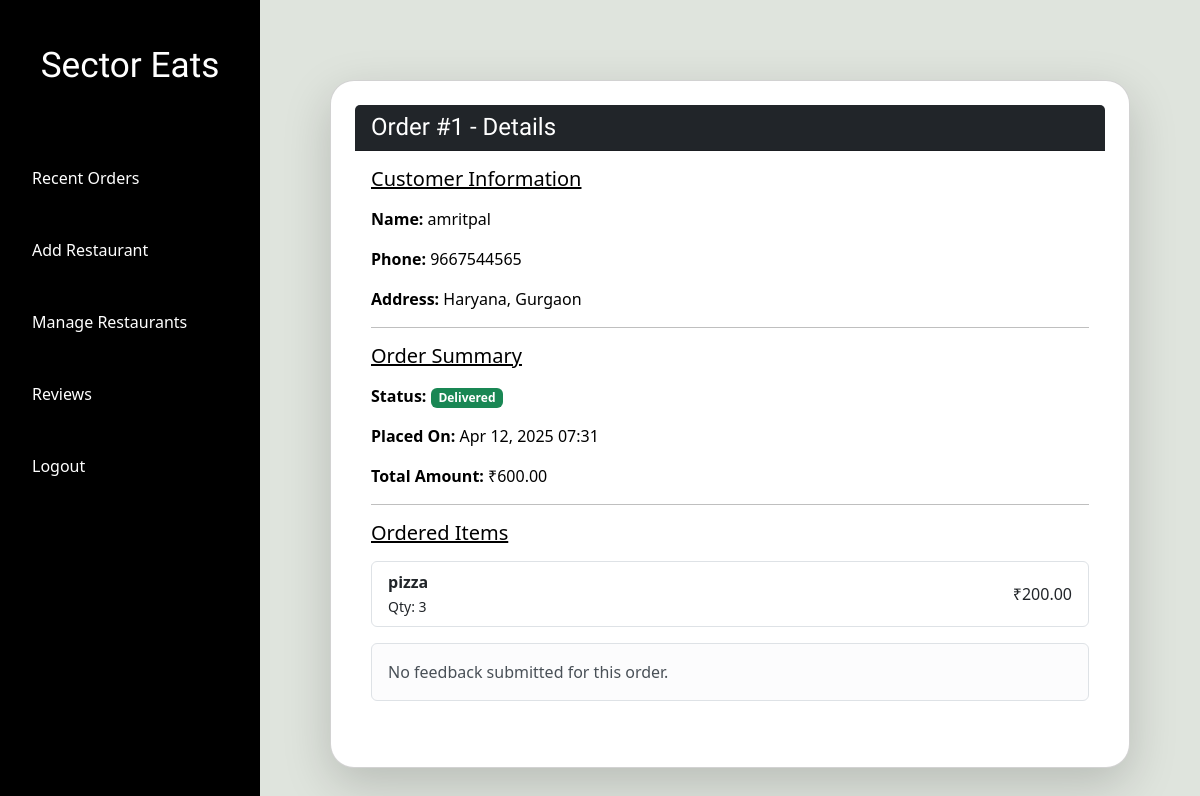
Page /order/1/ on the earlier database version.
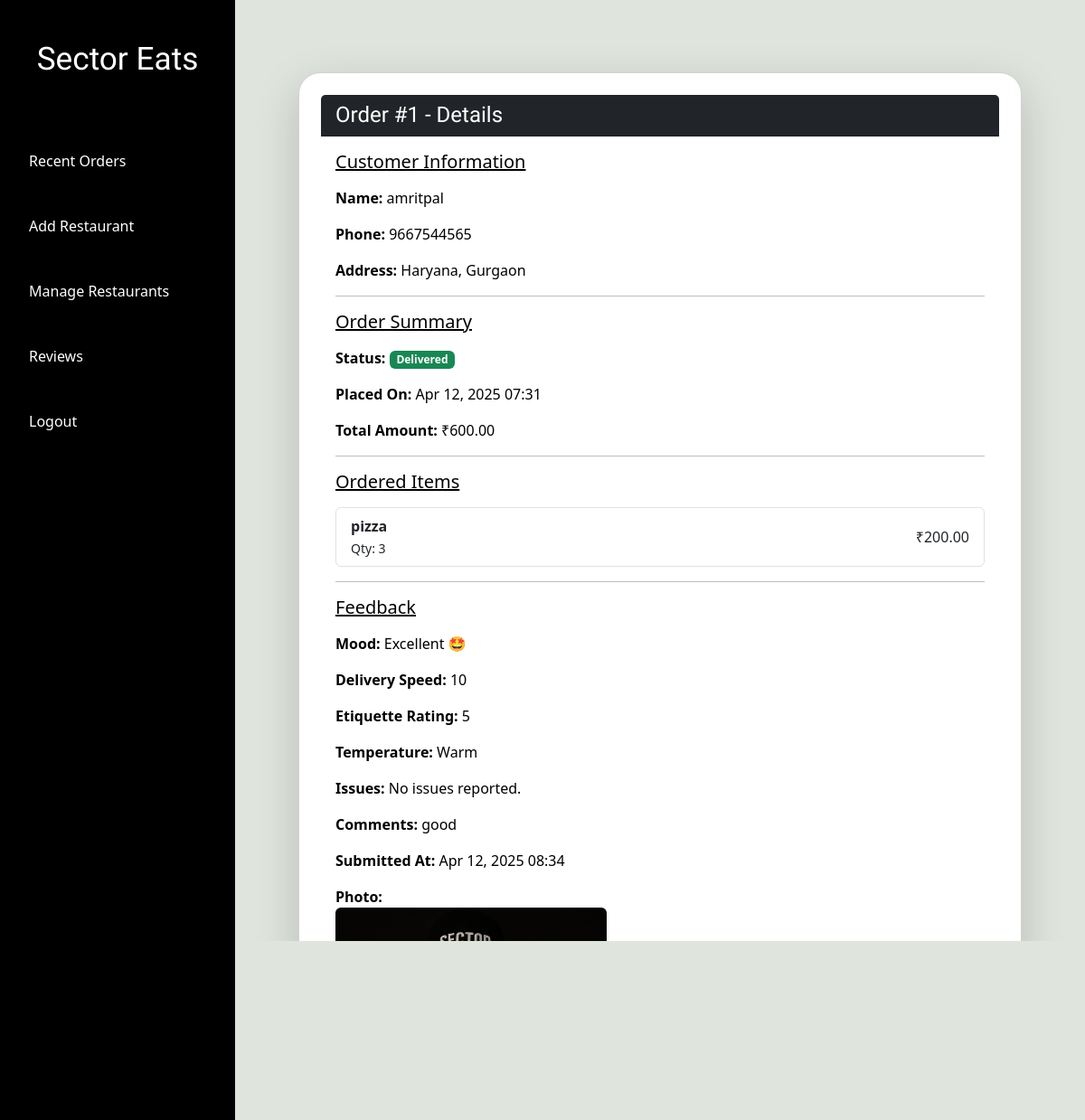
Same page on the later database version.
### RestaurantApp/models.py (models this page shows, shortened)
class Order(models.Model):
    user = models.ForeignKey(User, on_delete=models.CASCADE)
    created_at = models.DateTimeField(auto_now_add=True)
    total_amount = models.DecimalField(max_digits=8, decimal_places=2)
    address = models.TextField()
    city = models.CharField(max_length=100)
    phone = models.CharField(max_length=15)
    status = models.CharField(
        max_length=50,
        choices=[
            ('Pending', 'Pending'),
            ('Accepted', 'Accepted'),
            ('Rejected', 'Rejected'),
            ('Out for Delivery', 'Out for Delivery'),
            ('Delivered', 'Delivered'),
        ],
        default='Pending'
    )

class OrderItem(models.Model):
    order = models.ForeignKey(Order, on_delete=models.CASCADE, related_name='items')
    item = models.ForeignKey(MenuItem, on_delete=models.CASCADE)
    quantity = models.PositiveIntegerField()
    price = models.DecimalField(max_digits=6, decimal_places=2)

class MenuItem(models.Model):
    restaurant = models.ForeignKey('Restaurant', on_delete=models.CASCADE)
    name = models.CharField(max_length=100)
    description = models.TextField()
    price = models.DecimalField(max_digits=6, decimal_places=2)
    image = models.ImageField(upload_to='menu_items/', null=True, blank=True)

### FoodReview/models.py (models this page shows, shortened)
class Feedback(models.Model):
    MOOD_CHOICES = (
        (1, 'Very Bad 😡'),
        (2, 'Okay 😐'),
        (3, 'Good 🙂'),
        (4, 'Excellent 🤩'),
    )
    TEMPERATURE_CHOICES = (
        ('hot', 'Hot'),
        ('warm', 'Warm'),
        ('cold', 'Cold'),
    )
    ISSUE_CHOICES = (
        ('late_delivery', 'Late Delivery'),
        ('cold_food', 'Cold Food'),
        ('missing_items', 'Missing Items'),
        ('rude_staff', 'Rude Delivery Staff'),
    )
    mood = models.IntegerField(choices=MOOD_CHOICES)
    delivery_speed = models.IntegerField()
    etiquette_rating = models.IntegerField()
    food_photo = models.ImageField(upload_to='feedback_photos/', null=True, blank=True)
    temperature = models.CharField(max_length=10, choices=TEMPERATURE_CHOICES)
    feedback = models.TextField(blank=True)
    issues = models.JSONField(default=list, blank=True)  # stores list of issues
    submitted_at = models.DateTimeField(auto_now_add=True)
    order = models.ForeignKey(Order, on_delete=models.CASCADE, related_name='feedbacks')  # Link feedback to an order

### RestaurantApp/views.py (the view)
# urls.py: path('order/<int:order_id>/', views.order_detail, name='order_detail'),
def order_detail(request, order_id):
    order = Order.objects.get(id=order_id)
    return render(request, 'order_detail.html', {'order': order})

### templates/order_detail.html (shortened to what this page needs)
{% extends "admin_base.html" %}
{% block content %}
<div class="container d-flex justify-content-center mt-5">
    <div class="card shadow-lg w-100" style="max-width: 800px;">
        <div class="card-header bg-dark text-white">
            <h4 class="mb-0" style="font-family: 'Oswald', sans-serif;">Order #{{ order.id }} - Details</h4>
        </div>
        <div class="card-body">
            <h5 class="mb-3 text-decoration-underline">Customer Information</h5>
            <p><strong>Name:</strong> {{ order.user.get_username }}</p>
            <p><strong>Phone:</strong> {{ order.phone }}</p>
            <p><strong>Address:</strong> {{ order.address }}, {{ order.city }}</p>
            <hr>
            <h5 class="mb-3 text-decoration-underline">Order Summary</h5>
            <p><strong>Status:</strong>
                <span class="badge
                    {% if order.status == 'Delivered' %}bg-success
                    {% elif order.status == 'Out for Delivery' %}bg-warning text-dark
                    {% elif order.status == 'Accepted' %}bg-info text-dark
                    {% elif order.status == 'Rejected' %}bg-danger
                    {% else %}bg-secondary
                    {% endif %}
                ">
                    {{ order.status }}
                </span>
            </p>
            <p><strong>Placed On:</strong> {{ order.created_at|date:"M d, Y H:i" }}</p>
            <p><strong>Total Amount:</strong> ₹{{ order.total_amount }}</p>
            <hr>
            <h5 class="mb-3 text-decoration-underline">Ordered Items</h5>
            <ul class="list-group mb-3">
                {% for item in order.items.all %}
                    <li class="list-group-item d-flex justify-content-between align-items-center">
                        <div>
                            <strong>{{ item.item.name }}</strong> <br>
                            <small>Qty: {{ item.quantity }}</small>
                        </div>
                        <span>₹{{ item.price|floatformat:2 }}</span>
                    </li>
                {% endfor %}
            </ul>
            {% if order.feedbacks.exists %}
            <hr>
            <h5 class="mb-3 text-decoration-underline">Feedback</h5>
            {% for feedback in order.feedbacks.all %}
                <p><strong>Mood:</strong>
                    {% if feedback.mood == 1 %}Very Bad 😡
                    {% elif feedback.mood == 2 %}Okay 😐
                    {% elif feedback.mood == 3 %}Good 🙂
                    {% elif feedback.mood == 4 %}Excellent 🤩
                    {% endif %}
                </p>
                <p><strong>Delivery Speed:</strong> {{ feedback.delivery_speed }}</p>
                <p><strong>Etiquette Rating:</strong> {{ feedback.etiquette_rating }}</p>
                <p><strong>Temperature:</strong> {{ feedback.temperature|title }}</p>
                <p><strong>Issues:</strong>
                    {% if feedback.issues %}
                        <ul>
                            {% for issue in feedback.issues %}
                                <li>{{ issue|title }}</li>
                            {% endfor %}
                        </ul>
                    {% else %}
                        No issues reported.
                    {% endif %}
                </p>
                <p><strong>Comments:</strong> {{ feedback.feedback|default:"No comments." }}</p>
                <p><strong>Submitted At:</strong> {{ feedback.submitted_at|date:"M d, Y H:i" }}</p>
                {% if feedback.food_photo %}
                    <div class="mb-3">
                        <strong>Photo:</strong><br>
                        <img src="{{ feedback.food_photo.url }}" class="img-fluid rounded shadow-sm" alt="Food Photo" width="300">
                    </div>
                {% endif %}
            {% endfor %}
            {% else %}
                <div class="alert alert-light border mt-3">No feedback submitted for this order.</div>
            {% endif %}
        </div>
    </div>
</div>
{% endblock %}

### templates/admin_base.html (shortened to what this page needs)
<!DOCTYPE html>
<html lang="en">
<head>
  <link rel="stylesheet" href="https://cdn.jsdelivr.net/npm/bootstrap@5.3.0/dist/css/bootstrap.min.css">
<link rel="stylesheet" href="https://cdnjs.cloudflare.com/ajax/libs/animate.css/4.1.1/animate.min.css"/>
<link rel="stylesheet" href="https://cdn.jsdelivr.net/npm/flatpickr/dist/flatpickr.min.css">
</head>
<body>
  <div class="sidebar">
    <a href="{% url 'admin_dashboard' %}" style="text-decoration: none;">
      <h2 style="font-family: 'Oswald', sans-serif !important; font-size: 2.2rem; color: inherit;">Sector Eats</h2>
    </a>
    <a href="{% url 'admin_recent_orders' %}">Recent Orders</a>
    <a href="{% url 'add_restaurant' %}">Add Restaurant</a>
<a href="{% url 'list_restaurants' %}" >Manage Restaurants</a>
    <a href="{% url 'admin_feedback' %}">Reviews</a>
    <a href="{% url 'logout' %}">Logout</a>
  </div>
  <div class="toast-container position-fixed top-0 end-0 p-3" style="z-index: 2000;">
  </div>
  <div class="main">
    {% block content %}{% endblock %}
  </div>
</body>
</html>

### templates/admin_base.html (style rules this page uses)
* { box-sizing: border-box; margin: 0; padding: 0; font-family: 'Segoe UI', Tahoma, Geneva, Verdana, sans-serif; }
body { background: #dfe4dd; display: flex; min-height: 100vh; }
.sidebar { background: #000; color: #fff; width: 260px; padding: 2rem 1rem; display: flex; flex-direction: column; gap: 1.5rem; position: fixed; height: 100%; }
.sidebar h2 { font-size: 1.5rem; text-align: center; margin-bottom: 2rem; }
.sidebar a { color: #fff; text-decoration: none; padding: 0.75rem 1rem; border-radius: 8px; transition: background 0.3s; }
.main { margin-left: 260px; padding: 2rem; display: flex; flex-wrap: wrap; gap: 2rem; justify-content: center; flex: 1; }
.card { border-radius: 1.5rem; padding: 1.5rem; display: flex; flex-direction: column; justify-content: space-between; color: #000; box-shadow: 0 10px 20px rgba(0,0,0,0.1); width: 100%; max-width: 300px; min-height: 200px; transition: transform 0.3s ease, box-shadow 0.3s ease; }

Differences in the rows shown:
added Feedback: mood "Excellent 🤩", delivery_speed "10", etiquette_rating "5", temperature "Warm", issues "No issues reported.", feedback "good", submitted_at "Apr 12, 2025 08:34", food_photo (picture)
Other differences:
text no longer shown: "No feedback submitted for this order."
text now shown: "Feedback"
